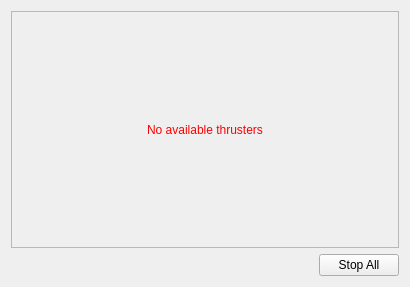
<?xml version="1.0" encoding="UTF-8"?>
<ui version="4.0">
 <class>thrusterPlugin</class>
 <widget class="QWidget" name="thrusterPlugin">
  <property name="geometry">
   <rect>
    <x>0</x>
    <y>0</y>
    <width>410</width>
    <height>287</height>
   </rect>
  </property>
  <property name="windowTitle">
   <string>Thruster</string>
  </property>
  <layout class="QVBoxLayout" name="verticalLayout" stretch="1,0">
   <item>
    <widget class="QFrame" name="thrusterFrame">
     <property name="frameShape">
      <enum>QFrame::StyledPanel</enum>
     </property>
     <property name="frameShadow">
      <enum>QFrame::Raised</enum>
     </property>
     <layout class="QHBoxLayout" name="horizontalLayout_2">
      <item>
       <widget class="QLabel" name="noThrustersLabel">
        <property name="styleSheet">
         <string notr="true">color: red</string>
        </property>
        <property name="text">
         <string>No available thrusters</string>
        </property>
        <property name="alignment">
         <set>Qt::AlignCenter</set>
        </property>
       </widget>
      </item>
     </layout>
    </widget>
   </item>
   <item>
    <layout class="QHBoxLayout" name="horizontalLayout">
     <property name="sizeConstraint">
      <enum>QLayout::SetDefaultConstraint</enum>
     </property>
     <item>
      <spacer name="horizontalSpacer">
       <property name="orientation">
        <enum>Qt::Horizontal</enum>
       </property>
       <property name="sizeHint" stdset="0">
        <size>
         <width>40</width>
         <height>20</height>
        </size>
       </property>
      </spacer>
     </item>
     <item>
      <widget class="QPushButton" name="stopAllButton">
       <property name="text">
        <string>Stop All</string>
       </property>
       <property name="autoDefault">
        <bool>false</bool>
       </property>
       <property name="default">
        <bool>false</bool>
       </property>
       <property name="flat">
        <bool>false</bool>
       </property>
      </widget>
     </item>
    </layout>
   </item>
  </layout>
 </widget>
 <resources/>
 <connections/>
</ui>
